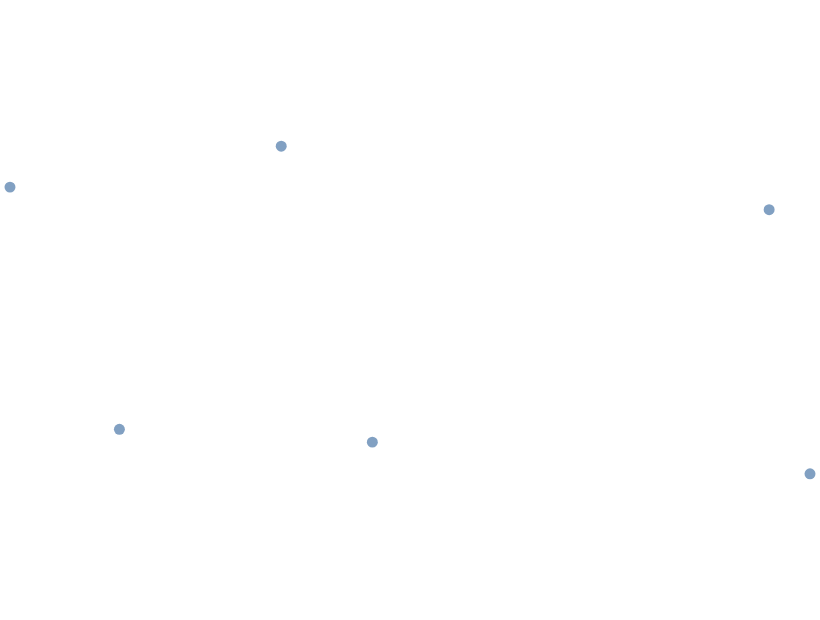

Here is the Vega-Lite specification saved for this chart:
### Vega-Lite specification from a JSON file in a GitHub repository (floating-point values rounded to 4 significant figures)
{"$schema": "https://vega.github.io/schema/vega-lite/v6.json", "padding": 5, "autosize": "none", "width": 400, "height": 300, "data": {"values": [{"lon": -74, "lat": 40.7, "n": 8}, {"lon": 2.35, "lat": 48.85, "n": 5}, {"lon": 139.7, "lat": 35.7, "n": 9}, {"lon": 151.2, "lat": -33.9, "n": 3}, {"lon": -43.2, "lat": -22.9, "n": 6}, {"lon": 28, "lat": -26.2, "n": 2}]}, "projection": {"type": "mercator"}, "mark": "circle", "encoding": {"longitude": {"field": "lon", "type": "quantitative"}, "latitude": {"field": "lat", "type": "quantitative"}}}
